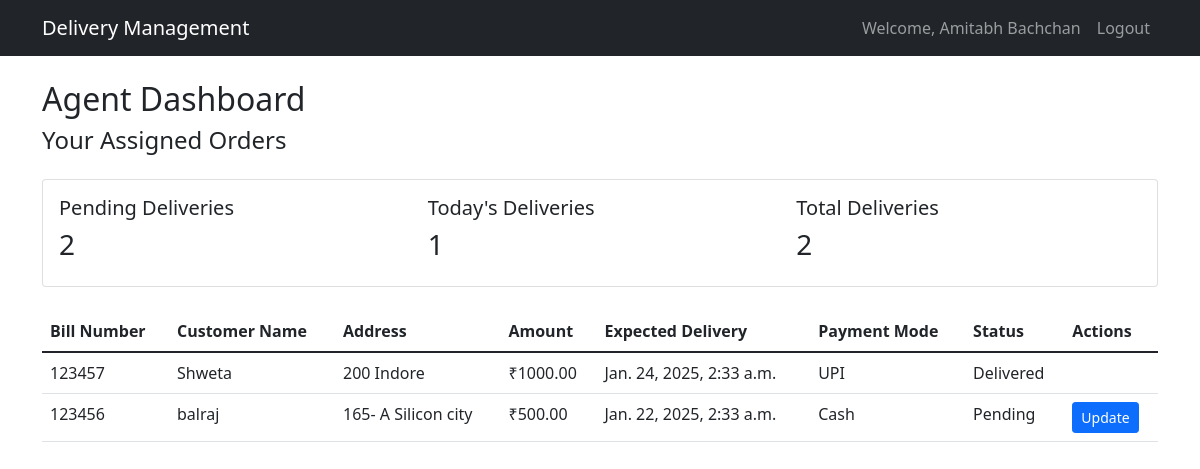
Screenshot of / (signed in) with the database file from the repository.
### delivery_app/models.py (models this page shows, shortened)
class Order(models.Model):
    PAYMENT_CHOICES = [
        ('CASH', 'Cash'),
        ('CARD', 'Card'),
        ('UPI', 'UPI'),
    ]
    bill_number = models.CharField(max_length=50, unique=True)
    customer_name = models.CharField(max_length=100)
    address = models.TextField()
    amount = models.DecimalField(max_digits=10, decimal_places=2)
    expected_delivery_time = models.DateTimeField()
    delivered_at = models.DateTimeField(null=True, blank=True)
    payment_mode = models.CharField(max_length=10, choices=PAYMENT_CHOICES)
    delivery_agent = models.ForeignKey(DeliveryAgent, on_delete=models.SET_NULL, null=True, blank=True)
    created_at = models.DateTimeField(auto_now_add=True)
    updated_at = models.DateTimeField(auto_now=True)

### delivery_app/views.py (the view)
# urls.py: path('', views.dashboard, name='dashboard'),
@login_required
def dashboard(request):
    if is_admin(request.user):
        return admin_dashboard(request)
    elif is_delivery_agent(request.user):
        return agent_dashboard(request)
    return redirect('login')

### delivery_app/views.py (called while the page is built)
def is_admin(user):
    return user.is_superuser

def is_delivery_agent(user):
    return hasattr(user, 'deliveryagent')

@login_required
def agent_dashboard(request):
    if not is_delivery_agent(request.user):
        return redirect('login')
    agent = request.user.deliveryagent
    assigned_orders = Order.objects.filter(delivery_agent=agent).order_by('-created_at')
    analytics = get_delivery_analytics(delivery_agent=agent)
    context = {
        'orders': assigned_orders,
        'analytics': analytics,
    }
    return render(request, 'agent_dashboard.html', context)

### templates/agent_dashboard.html
{% extends 'base.html' %}
{% block content %}
<div class="row">
    <div class="col-md-12">
        <h2>Agent Dashboard</h2>
        <h4 class="mb-4">Your Assigned Orders</h4>
        <div class="card mb-4">
            <div class="card-body">
                <div class="row">
                    <div class="col-md-4">
                        <h5>Pending Deliveries</h5>
                        <h3>{{ orders|length }}</h3>
                    </div>
                    <div class="col-md-4">
                        <h5>Today's Deliveries</h5>
                        <h3>{{ analytics.today_delivered }}</h3>
                    </div>
                    <div class="col-md-4">
                        <h5>Total Deliveries</h5>
                        <h3>{{ analytics.total_orders }}</h3>
                    </div>
                </div>
            </div>
        </div>
        <table class="table">
            <thead>
                <tr>
                    <th>Bill Number</th>
                    <th>Customer Name</th>
                    <th>Address</th>
                    <th>Amount</th>
                    <th>Expected Delivery</th>
                    <th>Payment Mode</th>
                    <th>Status</th>
                    <th>Actions</th>
                </tr>
            </thead>
            <tbody>
                {% for order in orders %}
                <tr>
                    <td>{{ order.bill_number }}</td>
                    <td>{{ order.customer_name }}</td>
                    <td>{{ order.address }}</td>
                    <td>₹{{ order.amount }}</td>
                    <td>{{ order.expected_delivery_time }}</td>
                    <td>{{ order.get_payment_mode_display }}</td>
                    <td>{{ order.delivered_at|yesno:"Delivered,Pending" }}</td>
                    <td>
                        {% if not order.delivered_at %}
                        <a href="{% url 'update_order' order.id %}" class="btn btn-sm btn-primary">Update</a>
                        {% endif %}
                    </td>
                </tr>
                {% endfor %}
            </tbody>
        </table>
    </div>
</div>
{% endblock %}

### templates/base.html (shortened to what this page needs)
<!DOCTYPE html>
<html lang="en">
<head>
    <link href="https://cdn.jsdelivr.net/npm/bootstrap@5.1.3/dist/css/bootstrap.min.css" rel="stylesheet">
</head>
<body>
    <nav class="navbar navbar-expand-lg navbar-dark bg-dark">
        <div class="container">
            <a class="navbar-brand" href="{% url 'dashboard' %}">Delivery Management</a>
            {% if user.is_authenticated %}
            <div class="navbar-nav">
                <span class="nav-item nav-link">Welcome, {{ user.get_full_name }}</span>
                <a class="nav-item nav-link" href="{% url 'logout' %}">Logout</a>
            </div>
            {% endif %}
        </div>
    </nav>
    <div class="container mt-4">
        {% block content %}
        {% endblock %}
    </div>
</body>
</html>

### rows the page displays
Order: bill_number "123457", customer_name "Shweta", address "200 Indore", amount "1000.00", expected_delivery_time "Jan. 24, 2025, 2:33 a.m.", payment_mode "UPI", delivered_at "Delivered"
Order: bill_number "123456", customer_name "balraj", address "165- A Silicon city", amount "500.00", expected_delivery_time "Jan. 22, 2025, 2:33 a.m.", payment_mode "Cash", delivered_at "Pending", shows "Update"

### other values shown
{{ user.get_full_name }} "Amitabh Bachchan"
{{ orders|length }} "2"
{{ analytics.today_delivered }} "1"
{{ analytics.total_orders }} "2"
